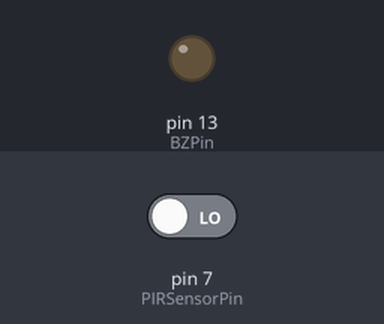
The sketch below on a simulated Arduino Uno, built with avr-gcc and run on an emulated ATmega328P. Shown: output pins drawn as LEDs (lit = HIGH). The test bench sets the inputs (shaded band); at power-on: pin 7 (PIRSensorPin) LOW.

Above: at 1.2 s.
1.3 s: pin 7 (PIRSensorPin) driven HIGH
At 1.6 s:
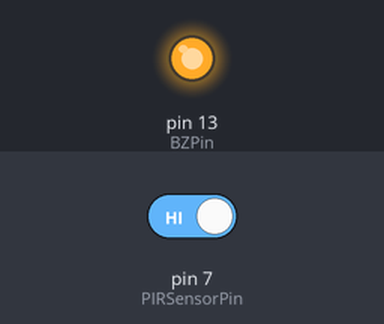
2.8 s: pin 7 (PIRSensorPin) driven LOW
At 4.0 s:
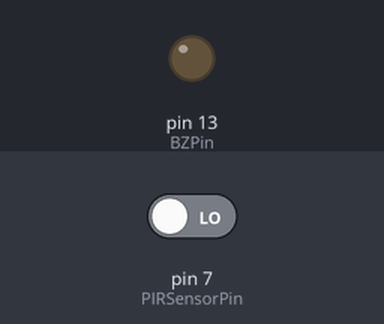
Timing chart, 0 to 5.8 s (numbered marks = the images above; inputs shaded):
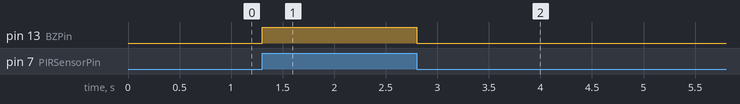

The sketch:

PIR_BUZZER.ino
```cpp
/*PIR("Passive Infrared Sensor") Motion Sensor & Buzzer*/

int PIRSensorPin= 7;     // 偵測PIR訊號
int BZPin = 13;        // Buzzer output or D13 output LED

int sensorValue = 0;         // 假設沒有偵測物的情況為"0"

void setup()
{
  pinMode(PIRSensorPin, INPUT);    //設定腳位組態
  pinMode(BZPin, OUTPUT);
}

void loop()
{
  sensorValue = digitalRead(PIRSensorPin);   // 讀 PIR Sensor 的狀態

  if (sensorValue == HIGH)
  {
    digitalWrite(BZPin, HIGH);              // 發現偵測物發出警告
  }
  else
  {
    digitalWrite(BZPin, LOW);               // 沒發現偵測物,不作動
  }
}
```

Measured:
- after the input at 1.3 s, pin 13 (BZPin): LOW → HIGH at once
- after the input at 2.8 s, pin 13 (BZPin): HIGH → LOW at once
